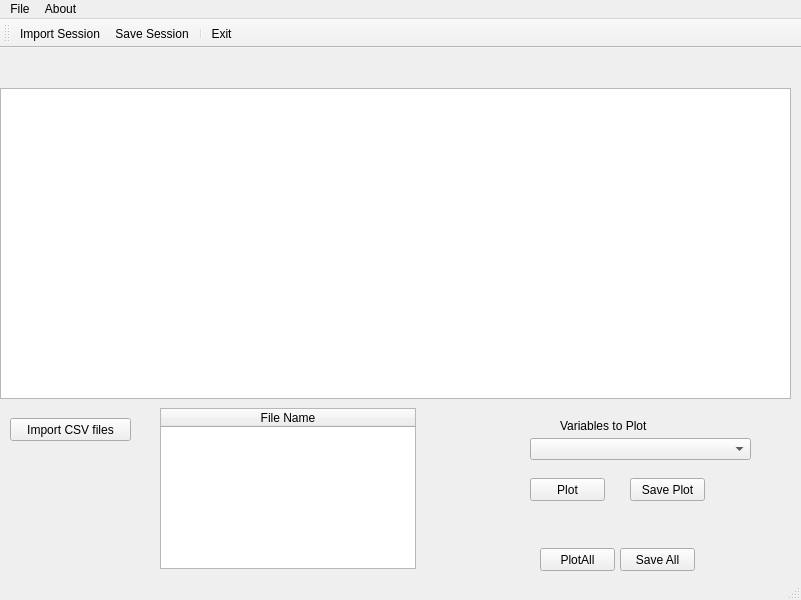
<?xml version="1.0" encoding="UTF-8"?>
<ui version="4.0">
 <class>mainWindow</class>
 <widget class="QMainWindow" name="mainWindow">
  <property name="geometry">
   <rect>
    <x>0</x>
    <y>0</y>
    <width>801</width>
    <height>600</height>
   </rect>
  </property>
  <property name="windowTitle">
   <string>DPT v1.0</string>
  </property>
  <widget class="QWidget" name="centralwidget">
   <widget class="QGraphicsView" name="mainGraphicsView">
    <property name="geometry">
     <rect>
      <x>0</x>
      <y>40</y>
      <width>791</width>
      <height>311</height>
     </rect>
    </property>
   </widget>
   <widget class="QComboBox" name="mainComboBox">
    <property name="geometry">
     <rect>
      <x>530</x>
      <y>390</y>
      <width>221</width>
      <height>22</height>
     </rect>
    </property>
   </widget>
   <widget class="QPushButton" name="mainPlotSingleChartButton">
    <property name="geometry">
     <rect>
      <x>530</x>
      <y>430</y>
      <width>75</width>
      <height>23</height>
     </rect>
    </property>
    <property name="text">
     <string>Plot</string>
    </property>
   </widget>
   <widget class="QPushButton" name="mainPlotAllButton">
    <property name="geometry">
     <rect>
      <x>540</x>
      <y>500</y>
      <width>75</width>
      <height>23</height>
     </rect>
    </property>
    <property name="text">
     <string>PlotAll</string>
    </property>
   </widget>
   <widget class="QPushButton" name="mainSaveSinglePlotButton">
    <property name="geometry">
     <rect>
      <x>630</x>
      <y>430</y>
      <width>75</width>
      <height>23</height>
     </rect>
    </property>
    <property name="text">
     <string>Save Plot</string>
    </property>
   </widget>
   <widget class="QPushButton" name="mainSaveAllButton">
    <property name="geometry">
     <rect>
      <x>620</x>
      <y>500</y>
      <width>75</width>
      <height>23</height>
     </rect>
    </property>
    <property name="text">
     <string>Save All</string>
    </property>
   </widget>
   <widget class="QLabel" name="mainVariablesLabel">
    <property name="geometry">
     <rect>
      <x>560</x>
      <y>370</y>
      <width>111</width>
      <height>16</height>
     </rect>
    </property>
    <property name="text">
     <string>Variables to Plot</string>
    </property>
   </widget>
   <widget class="QPushButton" name="mainImportCSV">
    <property name="geometry">
     <rect>
      <x>10</x>
      <y>370</y>
      <width>121</width>
      <height>23</height>
     </rect>
    </property>
    <property name="text">
     <string>Import CSV files</string>
    </property>
   </widget>
   <widget class="QTableWidget" name="mainTable">
    <property name="geometry">
     <rect>
      <x>160</x>
      <y>360</y>
      <width>256</width>
      <height>161</height>
     </rect>
    </property>
    <attribute name="horizontalHeaderStretchLastSection">
     <bool>true</bool>
    </attribute>
    <column>
     <property name="text">
      <string>File Name</string>
     </property>
    </column>
   </widget>
  </widget>
  <widget class="QMenuBar" name="menuBar">
   <property name="geometry">
    <rect>
     <x>0</x>
     <y>0</y>
     <width>801</width>
     <height>21</height>
    </rect>
   </property>
   <widget class="QMenu" name="menuFile">
    <property name="title">
     <string>File</string>
    </property>
    <addaction name="actionImportSession"/>
    <addaction name="actionSaveSession"/>
    <addaction name="separator"/>
    <addaction name="actionExit"/>
   </widget>
   <widget class="QMenu" name="menuAbout">
    <property name="title">
     <string>About</string>
    </property>
   </widget>
   <addaction name="menuFile"/>
   <addaction name="menuAbout"/>
  </widget>
  <widget class="QStatusBar" name="statusBar"/>
  <widget class="QToolBar" name="mainToolBar">
   <property name="windowTitle">
    <string>toolBar</string>
   </property>
   <attribute name="toolBarArea">
    <enum>TopToolBarArea</enum>
   </attribute>
   <attribute name="toolBarBreak">
    <bool>false</bool>
   </attribute>
   <addaction name="actionImportSession"/>
   <addaction name="actionSaveSession"/>
   <addaction name="separator"/>
   <addaction name="actionExit"/>
  </widget>
  <action name="actionImportSession">
   <property name="text">
    <string>Import Session</string>
   </property>
  </action>
  <action name="actionSaveSession">
   <property name="text">
    <string>Save Session</string>
   </property>
  </action>
  <action name="actionExit">
   <property name="text">
    <string>Exit</string>
   </property>
  </action>
 </widget>
 <resources/>
 <connections/>
</ui>
